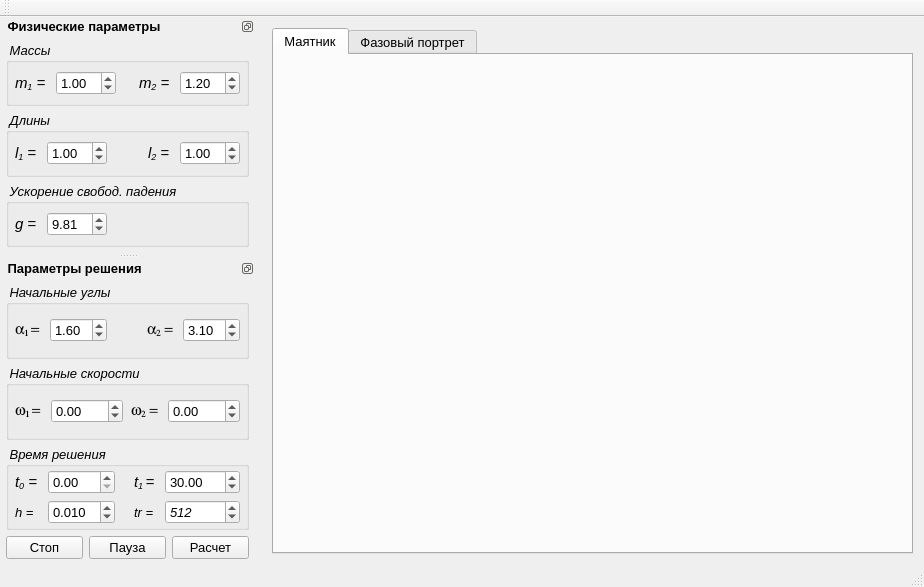
<?xml version="1.0" encoding="UTF-8"?>
<ui version="4.0">
 <class>MainWindow</class>
 <widget class="QMainWindow" name="MainWindow">
  <property name="geometry">
   <rect>
    <x>0</x>
    <y>0</y>
    <width>924</width>
    <height>587</height>
   </rect>
  </property>
  <property name="windowTitle">
   <string>DoublePendulum</string>
  </property>
  <widget class="QWidget" name="centralWidget">
   <layout class="QHBoxLayout" name="horizontalLayout_2">
    <item>
     <widget class="QTabWidget" name="tabPlotWidget">
      <property name="font">
       <font>
        <pointsize>10</pointsize>
       </font>
      </property>
      <property name="currentIndex">
       <number>0</number>
      </property>
      <widget class="QWidget" name="tabPendulum">
       <attribute name="title">
        <string>Маятник</string>
       </attribute>
       <layout class="QHBoxLayout" name="horizontalLayout_3">
        <property name="leftMargin">
         <number>0</number>
        </property>
        <property name="topMargin">
         <number>0</number>
        </property>
        <property name="rightMargin">
         <number>0</number>
        </property>
        <property name="bottomMargin">
         <number>0</number>
        </property>
        <item>
         <widget class="QCustomPlot" name="plotPendulum" native="true">
          <property name="font">
           <font>
            <pointsize>10</pointsize>
           </font>
          </property>
         </widget>
        </item>
       </layout>
      </widget>
      <widget class="QWidget" name="tabPhasePortrait">
       <attribute name="title">
        <string>Фазовый портрет</string>
       </attribute>
       <layout class="QHBoxLayout" name="horizontalLayout_4">
        <property name="leftMargin">
         <number>0</number>
        </property>
        <property name="topMargin">
         <number>0</number>
        </property>
        <property name="rightMargin">
         <number>0</number>
        </property>
        <property name="bottomMargin">
         <number>0</number>
        </property>
        <item>
         <widget class="QCustomPlot" name="plotPhasePortrait" native="true"/>
        </item>
       </layout>
      </widget>
     </widget>
    </item>
   </layout>
  </widget>
  <widget class="QMenuBar" name="menuBar">
   <property name="geometry">
    <rect>
     <x>0</x>
     <y>0</y>
     <width>924</width>
     <height>27</height>
    </rect>
   </property>
  </widget>
  <widget class="QToolBar" name="mainToolBar">
   <attribute name="toolBarArea">
    <enum>TopToolBarArea</enum>
   </attribute>
   <attribute name="toolBarBreak">
    <bool>false</bool>
   </attribute>
  </widget>
  <widget class="QStatusBar" name="statusBar"/>
  <widget class="QDockWidget" name="dockPhysicalParamsWidget">
   <property name="sizePolicy">
    <sizepolicy hsizetype="MinimumExpanding" vsizetype="Preferred">
     <horstretch>0</horstretch>
     <verstretch>0</verstretch>
    </sizepolicy>
   </property>
   <property name="minimumSize">
    <size>
     <width>254</width>
     <height>224</height>
    </size>
   </property>
   <property name="maximumSize">
    <size>
     <width>255</width>
     <height>524287</height>
    </size>
   </property>
   <property name="font">
    <font>
     <pointsize>10</pointsize>
     <weight>75</weight>
     <bold>true</bold>
    </font>
   </property>
   <property name="floating">
    <bool>false</bool>
   </property>
   <property name="features">
    <set>QDockWidget::DockWidgetFloatable|QDockWidget::DockWidgetMovable</set>
   </property>
   <property name="allowedAreas">
    <set>Qt::LeftDockWidgetArea</set>
   </property>
   <property name="windowTitle">
    <string> Физические параметры</string>
   </property>
   <attribute name="dockWidgetArea">
    <number>1</number>
   </attribute>
   <widget class="QWidget" name="PhysicalParamsContents">
    <layout class="QVBoxLayout" name="verticalLayout_2">
     <property name="leftMargin">
      <number>6</number>
     </property>
     <property name="topMargin">
      <number>6</number>
     </property>
     <property name="rightMargin">
      <number>6</number>
     </property>
     <property name="bottomMargin">
      <number>6</number>
     </property>
     <item>
      <widget class="QGroupBox" name="groupBoxMass">
       <property name="sizePolicy">
        <sizepolicy hsizetype="Preferred" vsizetype="MinimumExpanding">
         <horstretch>0</horstretch>
         <verstretch>0</verstretch>
        </sizepolicy>
       </property>
       <property name="font">
        <font>
         <pointsize>10</pointsize>
         <weight>50</weight>
         <italic>true</italic>
         <bold>false</bold>
        </font>
       </property>
       <property name="title">
        <string> Массы</string>
       </property>
       <layout class="QGridLayout" name="gridLayout_6">
        <property name="leftMargin">
         <number>6</number>
        </property>
        <property name="topMargin">
         <number>3</number>
        </property>
        <property name="rightMargin">
         <number>6</number>
        </property>
        <property name="bottomMargin">
         <number>3</number>
        </property>
        <item row="0" column="1">
         <widget class="QDoubleSpinBox" name="doubleSpinBoxMass1">
          <property name="font">
           <font>
            <italic>false</italic>
           </font>
          </property>
          <property name="toolTip">
           <string>Величина первой точечной массы</string>
          </property>
          <property name="minimum">
           <double>0.010000000000000</double>
          </property>
          <property name="stepType">
           <enum>QAbstractSpinBox::AdaptiveDecimalStepType</enum>
          </property>
          <property name="value">
           <double>1.000000000000000</double>
          </property>
         </widget>
        </item>
        <item row="0" column="0">
         <widget class="QLabel" name="labelMass1">
          <property name="font">
           <font>
            <pointsize>11</pointsize>
           </font>
          </property>
          <property name="text">
           <string>&lt;html&gt;&lt;head/&gt;&lt;body&gt;&lt;p&gt;m&lt;span style=&quot; vertical-align:sub;&quot;&gt;1&lt;/span&gt; = &lt;/p&gt;&lt;/body&gt;&lt;/html&gt;</string>
          </property>
         </widget>
        </item>
        <item row="0" column="4">
         <widget class="QDoubleSpinBox" name="doubleSpinBoxMass2">
          <property name="font">
           <font>
            <italic>false</italic>
           </font>
          </property>
          <property name="toolTip">
           <string>Величина второй точечной массы</string>
          </property>
          <property name="minimum">
           <double>0.010000000000000</double>
          </property>
          <property name="stepType">
           <enum>QAbstractSpinBox::AdaptiveDecimalStepType</enum>
          </property>
          <property name="value">
           <double>1.200000000000000</double>
          </property>
         </widget>
        </item>
        <item row="0" column="3">
         <widget class="QLabel" name="labelMass2">
          <property name="font">
           <font>
            <pointsize>11</pointsize>
           </font>
          </property>
          <property name="text">
           <string>&lt;html&gt;&lt;head/&gt;&lt;body&gt;&lt;p&gt;m&lt;span style=&quot; vertical-align:sub;&quot;&gt;2&lt;/span&gt; = &lt;/p&gt;&lt;/body&gt;&lt;/html&gt;</string>
          </property>
         </widget>
        </item>
        <item row="0" column="2">
         <spacer name="horizontalSpacerMass">
          <property name="orientation">
           <enum>Qt::Horizontal</enum>
          </property>
          <property name="sizeHint" stdset="0">
           <size>
            <width>40</width>
            <height>20</height>
           </size>
          </property>
         </spacer>
        </item>
       </layout>
      </widget>
     </item>
     <item>
      <widget class="QGroupBox" name="groupBoxLength">
       <property name="sizePolicy">
        <sizepolicy hsizetype="Preferred" vsizetype="MinimumExpanding">
         <horstretch>0</horstretch>
         <verstretch>0</verstretch>
        </sizepolicy>
       </property>
       <property name="font">
        <font>
         <pointsize>10</pointsize>
         <weight>50</weight>
         <italic>true</italic>
         <bold>false</bold>
        </font>
       </property>
       <property name="title">
        <string> Длины</string>
       </property>
       <layout class="QGridLayout" name="gridLayout_5">
        <property name="leftMargin">
         <number>6</number>
        </property>
        <property name="topMargin">
         <number>3</number>
        </property>
        <property name="rightMargin">
         <number>6</number>
        </property>
        <property name="bottomMargin">
         <number>3</number>
        </property>
        <item row="0" column="3">
         <widget class="QLabel" name="labelLength2">
          <property name="font">
           <font>
            <pointsize>11</pointsize>
           </font>
          </property>
          <property name="text">
           <string>&lt;html&gt;&lt;head/&gt;&lt;body&gt;&lt;p&gt; l&lt;span style=&quot; vertical-align:sub;&quot;&gt;2&lt;/span&gt; = &lt;/p&gt;&lt;/body&gt;&lt;/html&gt;</string>
          </property>
         </widget>
        </item>
        <item row="0" column="0">
         <widget class="QLabel" name="labelLength1">
          <property name="font">
           <font>
            <pointsize>11</pointsize>
           </font>
          </property>
          <property name="text">
           <string>&lt;html&gt;&lt;head/&gt;&lt;body&gt;&lt;p&gt;l&lt;span style=&quot; vertical-align:sub;&quot;&gt;1&lt;/span&gt; = &lt;/p&gt;&lt;/body&gt;&lt;/html&gt;</string>
          </property>
         </widget>
        </item>
        <item row="0" column="1">
         <widget class="QDoubleSpinBox" name="doubleSpinBoxLength1">
          <property name="font">
           <font>
            <italic>false</italic>
           </font>
          </property>
          <property name="toolTip">
           <string>Длина первого стержня</string>
          </property>
          <property name="minimum">
           <double>0.010000000000000</double>
          </property>
          <property name="stepType">
           <enum>QAbstractSpinBox::AdaptiveDecimalStepType</enum>
          </property>
          <property name="value">
           <double>1.000000000000000</double>
          </property>
         </widget>
        </item>
        <item row="0" column="4">
         <widget class="QDoubleSpinBox" name="doubleSpinBoxLength2">
          <property name="font">
           <font>
            <italic>false</italic>
           </font>
          </property>
          <property name="toolTip">
           <string>Длина второго стержня</string>
          </property>
          <property name="minimum">
           <double>0.010000000000000</double>
          </property>
          <property name="stepType">
           <enum>QAbstractSpinBox::AdaptiveDecimalStepType</enum>
          </property>
          <property name="value">
           <double>1.000000000000000</double>
          </property>
         </widget>
        </item>
        <item row="0" column="2">
         <spacer name="horizontalSpacerLength">
          <property name="orientation">
           <enum>Qt::Horizontal</enum>
          </property>
          <property name="sizeHint" stdset="0">
           <size>
            <width>40</width>
            <height>20</height>
           </size>
          </property>
         </spacer>
        </item>
       </layout>
      </widget>
     </item>
     <item>
      <widget class="QGroupBox" name="groupBoxGravity">
       <property name="sizePolicy">
        <sizepolicy hsizetype="Preferred" vsizetype="MinimumExpanding">
         <horstretch>0</horstretch>
         <verstretch>0</verstretch>
        </sizepolicy>
       </property>
       <property name="minimumSize">
        <size>
         <width>0</width>
         <height>0</height>
        </size>
       </property>
       <property name="font">
        <font>
         <weight>50</weight>
         <italic>true</italic>
         <bold>false</bold>
        </font>
       </property>
       <property name="title">
        <string> Ускорение свобод. падения</string>
       </property>
       <layout class="QGridLayout" name="gridLayout_7">
        <property name="leftMargin">
         <number>6</number>
        </property>
        <property name="topMargin">
         <number>3</number>
        </property>
        <property name="rightMargin">
         <number>6</number>
        </property>
        <property name="bottomMargin">
         <number>3</number>
        </property>
        <item row="0" column="0">
         <widget class="QLabel" name="labelGravity">
          <property name="font">
           <font>
            <pointsize>11</pointsize>
           </font>
          </property>
          <property name="text">
           <string>g = </string>
          </property>
         </widget>
        </item>
        <item row="0" column="1">
         <widget class="QDoubleSpinBox" name="doubleSpinBoxGravity">
          <property name="font">
           <font>
            <italic>false</italic>
           </font>
          </property>
          <property name="toolTip">
           <string>Ускорение свободного падения</string>
          </property>
          <property name="singleStep">
           <double>0.100000000000000</double>
          </property>
          <property name="stepType">
           <enum>QAbstractSpinBox::AdaptiveDecimalStepType</enum>
          </property>
          <property name="value">
           <double>9.810000000000000</double>
          </property>
         </widget>
        </item>
        <item row="0" column="2">
         <spacer name="horizontalSpacerGravity">
          <property name="orientation">
           <enum>Qt::Horizontal</enum>
          </property>
          <property name="sizeHint" stdset="0">
           <size>
            <width>40</width>
            <height>20</height>
           </size>
          </property>
         </spacer>
        </item>
       </layout>
      </widget>
     </item>
    </layout>
   </widget>
  </widget>
  <widget class="QDockWidget" name="dockSolutionParamsWidget">
   <property name="sizePolicy">
    <sizepolicy hsizetype="MinimumExpanding" vsizetype="Preferred">
     <horstretch>0</horstretch>
     <verstretch>0</verstretch>
    </sizepolicy>
   </property>
   <property name="minimumSize">
    <size>
     <width>255</width>
     <height>291</height>
    </size>
   </property>
   <property name="maximumSize">
    <size>
     <width>255</width>
     <height>524287</height>
    </size>
   </property>
   <property name="font">
    <font>
     <pointsize>10</pointsize>
     <weight>75</weight>
     <bold>true</bold>
    </font>
   </property>
   <property name="floating">
    <bool>false</bool>
   </property>
   <property name="features">
    <set>QDockWidget::DockWidgetFloatable|QDockWidget::DockWidgetMovable</set>
   </property>
   <property name="allowedAreas">
    <set>Qt::LeftDockWidgetArea</set>
   </property>
   <property name="windowTitle">
    <string> Параметры решения</string>
   </property>
   <attribute name="dockWidgetArea">
    <number>1</number>
   </attribute>
   <widget class="QWidget" name="SolutionParamsContents">
    <layout class="QVBoxLayout" name="verticalLayout_3">
     <property name="leftMargin">
      <number>6</number>
     </property>
     <property name="topMargin">
      <number>6</number>
     </property>
     <property name="rightMargin">
      <number>6</number>
     </property>
     <property name="bottomMargin">
      <number>6</number>
     </property>
     <item>
      <widget class="QGroupBox" name="groupBoxInitAngle">
       <property name="sizePolicy">
        <sizepolicy hsizetype="Preferred" vsizetype="MinimumExpanding">
         <horstretch>0</horstretch>
         <verstretch>0</verstretch>
        </sizepolicy>
       </property>
       <property name="font">
        <font>
         <weight>50</weight>
         <italic>true</italic>
         <bold>false</bold>
        </font>
       </property>
       <property name="title">
        <string> Начальные углы</string>
       </property>
       <layout class="QGridLayout" name="gridLayout_4">
        <property name="leftMargin">
         <number>6</number>
        </property>
        <property name="topMargin">
         <number>3</number>
        </property>
        <property name="rightMargin">
         <number>6</number>
        </property>
        <property name="bottomMargin">
         <number>3</number>
        </property>
        <item row="0" column="3">
         <widget class="QLabel" name="labelInitAngle2">
          <property name="font">
           <font>
            <family>Standard Symbols PS</family>
            <pointsize>11</pointsize>
            <italic>false</italic>
           </font>
          </property>
          <property name="text">
           <string>&lt;html&gt;&lt;head/&gt;&lt;body&gt;&lt;p&gt;a&lt;span style=&quot; vertical-align:sub;&quot;&gt;2&lt;/span&gt; = &lt;/p&gt;&lt;/body&gt;&lt;/html&gt;</string>
          </property>
         </widget>
        </item>
        <item row="0" column="4">
         <widget class="QDoubleSpinBox" name="doubleSpinBoxInitAngle2">
          <property name="font">
           <font>
            <italic>false</italic>
           </font>
          </property>
          <property name="toolTip">
           <string>Угол отклонения второго стержня</string>
          </property>
          <property name="minimum">
           <double>-6.280000000000000</double>
          </property>
          <property name="maximum">
           <double>6.280000000000000</double>
          </property>
          <property name="stepType">
           <enum>QAbstractSpinBox::AdaptiveDecimalStepType</enum>
          </property>
          <property name="value">
           <double>3.100000000000000</double>
          </property>
         </widget>
        </item>
        <item row="0" column="1">
         <widget class="QDoubleSpinBox" name="doubleSpinBoxInitAngle1">
          <property name="font">
           <font>
            <italic>false</italic>
           </font>
          </property>
          <property name="toolTip">
           <string>Угол отклонения первого стержня</string>
          </property>
          <property name="minimum">
           <double>-6.280000000000000</double>
          </property>
          <property name="maximum">
           <double>6.280000000000000</double>
          </property>
          <property name="stepType">
           <enum>QAbstractSpinBox::AdaptiveDecimalStepType</enum>
          </property>
          <property name="value">
           <double>1.600000000000000</double>
          </property>
         </widget>
        </item>
        <item row="0" column="0">
         <widget class="QLabel" name="labelInitAngle1">
          <property name="font">
           <font>
            <family>Standard Symbols PS</family>
            <pointsize>11</pointsize>
            <italic>false</italic>
           </font>
          </property>
          <property name="text">
           <string>&lt;html&gt;&lt;head/&gt;&lt;body&gt;&lt;p&gt;a&lt;span style=&quot; vertical-align:sub;&quot;&gt;1 &lt;/span&gt;= &lt;/p&gt;&lt;/body&gt;&lt;/html&gt;</string>
          </property>
         </widget>
        </item>
        <item row="0" column="2">
         <spacer name="horizontalSpacerInitAngle">
          <property name="orientation">
           <enum>Qt::Horizontal</enum>
          </property>
          <property name="sizeHint" stdset="0">
           <size>
            <width>40</width>
            <height>20</height>
           </size>
          </property>
         </spacer>
        </item>
       </layout>
      </widget>
     </item>
     <item>
      <widget class="QGroupBox" name="groupBoxInitVelocity">
       <property name="sizePolicy">
        <sizepolicy hsizetype="Preferred" vsizetype="MinimumExpanding">
         <horstretch>0</horstretch>
         <verstretch>0</verstretch>
        </sizepolicy>
       </property>
       <property name="font">
        <font>
         <weight>50</weight>
         <italic>true</italic>
         <bold>false</bold>
        </font>
       </property>
       <property name="title">
        <string> Начальные скорости</string>
       </property>
       <layout class="QGridLayout" name="gridLayout_2">
        <property name="leftMargin">
         <number>6</number>
        </property>
        <property name="topMargin">
         <number>3</number>
        </property>
        <property name="rightMargin">
         <number>6</number>
        </property>
        <property name="bottomMargin">
         <number>3</number>
        </property>
        <item row="0" column="0">
         <widget class="QLabel" name="labelInitVelocity1">
          <property name="font">
           <font>
            <family>Standard Symbols PS</family>
            <pointsize>11</pointsize>
            <italic>false</italic>
           </font>
          </property>
          <property name="text">
           <string>&lt;html&gt;&lt;head/&gt;&lt;body&gt;&lt;p&gt;w&lt;span style=&quot; vertical-align:sub;&quot;&gt;1 &lt;/span&gt;= &lt;/p&gt;&lt;/body&gt;&lt;/html&gt;</string>
          </property>
         </widget>
        </item>
        <item row="0" column="4">
         <widget class="QDoubleSpinBox" name="doubleSpinBoxInitVelocity2">
          <property name="font">
           <font>
            <italic>false</italic>
           </font>
          </property>
          <property name="toolTip">
           <string>Угловая скорость второго стержня</string>
          </property>
          <property name="minimum">
           <double>-100.000000000000000</double>
          </property>
          <property name="maximum">
           <double>100.000000000000000</double>
          </property>
          <property name="stepType">
           <enum>QAbstractSpinBox::AdaptiveDecimalStepType</enum>
          </property>
         </widget>
        </item>
        <item row="0" column="1">
         <widget class="QDoubleSpinBox" name="doubleSpinBoxInitVelocity1">
          <property name="font">
           <font>
            <italic>false</italic>
           </font>
          </property>
          <property name="toolTip">
           <string>Угловая скорость первого стержня</string>
          </property>
          <property name="minimum">
           <double>-100.000000000000000</double>
          </property>
          <property name="maximum">
           <double>100.000000000000000</double>
          </property>
          <property name="stepType">
           <enum>QAbstractSpinBox::AdaptiveDecimalStepType</enum>
          </property>
         </widget>
        </item>
        <item row="0" column="3">
         <widget class="QLabel" name="labeInitlVelocity2">
          <property name="font">
           <font>
            <family>Standard Symbols PS</family>
            <pointsize>11</pointsize>
            <italic>false</italic>
           </font>
          </property>
          <property name="text">
           <string>&lt;html&gt;&lt;head/&gt;&lt;body&gt;&lt;p&gt;w&lt;span style=&quot; vertical-align:sub;&quot;&gt;2&lt;/span&gt; = &lt;/p&gt;&lt;/body&gt;&lt;/html&gt;</string>
          </property>
         </widget>
        </item>
        <item row="0" column="2">
         <spacer name="horizontalSpacerInitVelocity">
          <property name="orientation">
           <enum>Qt::Horizontal</enum>
          </property>
          <property name="sizeHint" stdset="0">
           <size>
            <width>40</width>
            <height>20</height>
           </size>
          </property>
         </spacer>
        </item>
       </layout>
      </widget>
     </item>
     <item>
      <widget class="QGroupBox" name="groupBoxSolutionSettings">
       <property name="sizePolicy">
        <sizepolicy hsizetype="Preferred" vsizetype="MinimumExpanding">
         <horstretch>0</horstretch>
         <verstretch>0</verstretch>
        </sizepolicy>
       </property>
       <property name="font">
        <font>
         <weight>50</weight>
         <italic>true</italic>
         <bold>false</bold>
        </font>
       </property>
       <property name="title">
        <string> Время решения</string>
       </property>
       <layout class="QGridLayout" name="gridLayout_3">
        <property name="leftMargin">
         <number>6</number>
        </property>
        <property name="topMargin">
         <number>3</number>
        </property>
        <property name="rightMargin">
         <number>6</number>
        </property>
        <property name="bottomMargin">
         <number>3</number>
        </property>
        <item row="0" column="0">
         <widget class="QLabel" name="labelInitTime">
          <property name="font">
           <font>
            <pointsize>11</pointsize>
            <italic>true</italic>
           </font>
          </property>
          <property name="text">
           <string>&lt;html&gt;&lt;head/&gt;&lt;body&gt;&lt;p&gt;t&lt;span style=&quot; vertical-align:sub;&quot;&gt;0&lt;/span&gt; = &lt;/p&gt;&lt;/body&gt;&lt;/html&gt;</string>
          </property>
         </widget>
        </item>
        <item row="0" column="3">
         <widget class="QLabel" name="labelEndTime">
          <property name="font">
           <font>
            <pointsize>11</pointsize>
            <italic>true</italic>
           </font>
          </property>
          <property name="text">
           <string>&lt;html&gt;&lt;head/&gt;&lt;body&gt;&lt;p&gt;t&lt;span style=&quot; vertical-align:sub;&quot;&gt;1 &lt;/span&gt;= &lt;/p&gt;&lt;/body&gt;&lt;/html&gt;</string>
          </property>
         </widget>
        </item>
        <item row="0" column="4">
         <widget class="QDoubleSpinBox" name="doubleSpinBoxEndTime">
          <property name="font">
           <font>
            <italic>false</italic>
           </font>
          </property>
          <property name="toolTip">
           <string>Конечное время</string>
          </property>
          <property name="minimum">
           <double>0.010000000000000</double>
          </property>
          <property name="maximum">
           <double>1000.000000000000000</double>
          </property>
          <property name="stepType">
           <enum>QAbstractSpinBox::AdaptiveDecimalStepType</enum>
          </property>
          <property name="value">
           <double>30.000000000000000</double>
          </property>
         </widget>
        </item>
        <item row="0" column="2">
         <spacer name="horizontalSpacerSolutionSettings">
          <property name="orientation">
           <enum>Qt::Horizontal</enum>
          </property>
          <property name="sizeHint" stdset="0">
           <size>
            <width>40</width>
            <height>20</height>
           </size>
          </property>
         </spacer>
        </item>
        <item row="0" column="1">
         <widget class="QDoubleSpinBox" name="doubleSpinBoxInitTime">
          <property name="font">
           <font>
            <italic>false</italic>
           </font>
          </property>
          <property name="toolTip">
           <string>Начальное время</string>
          </property>
          <property name="stepType">
           <enum>QAbstractSpinBox::AdaptiveDecimalStepType</enum>
          </property>
         </widget>
        </item>
        <item row="1" column="0">
         <widget class="QLabel" name="labelTimeStep">
          <property name="text">
           <string>h = </string>
          </property>
         </widget>
        </item>
        <item row="1" column="1">
         <widget class="QDoubleSpinBox" name="doubleSpinBoxTimeStep">
          <property name="font">
           <font>
            <italic>false</italic>
           </font>
          </property>
          <property name="toolTip">
           <string>Временной шаг</string>
          </property>
          <property name="decimals">
           <number>3</number>
          </property>
          <property name="minimum">
           <double>0.001000000000000</double>
          </property>
          <property name="stepType">
           <enum>QAbstractSpinBox::AdaptiveDecimalStepType</enum>
          </property>
          <property name="value">
           <double>0.010000000000000</double>
          </property>
         </widget>
        </item>
        <item row="1" column="3">
         <widget class="QLabel" name="labelTraceLength">
          <property name="text">
           <string>tr = </string>
          </property>
         </widget>
        </item>
        <item row="1" column="2">
         <spacer name="horizontalSpacer">
          <property name="orientation">
           <enum>Qt::Horizontal</enum>
          </property>
          <property name="sizeHint" stdset="0">
           <size>
            <width>40</width>
            <height>20</height>
           </size>
          </property>
         </spacer>
        </item>
        <item row="1" column="4">
         <widget class="QSpinBox" name="spinBoxMaxTraceLength">
          <property name="toolTip">
           <string>Длина временного следа</string>
          </property>
          <property name="minimum">
           <number>1</number>
          </property>
          <property name="maximum">
           <number>100000</number>
          </property>
          <property name="value">
           <number>512</number>
          </property>
         </widget>
        </item>
       </layout>
      </widget>
     </item>
     <item>
      <layout class="QHBoxLayout" name="controlLayout">
       <item>
        <widget class="QPushButton" name="pushButtonStop">
         <property name="font">
          <font>
           <weight>50</weight>
           <bold>false</bold>
          </font>
         </property>
         <property name="text">
          <string>Стоп</string>
         </property>
        </widget>
       </item>
       <item>
        <widget class="QPushButton" name="pushButtonPauseOrContinue">
         <property name="font">
          <font>
           <weight>50</weight>
           <bold>false</bold>
          </font>
         </property>
         <property name="text">
          <string>Пауза</string>
         </property>
        </widget>
       </item>
       <item>
        <widget class="QPushButton" name="pushButtonCalculate">
         <property name="font">
          <font>
           <weight>50</weight>
           <bold>false</bold>
          </font>
         </property>
         <property name="text">
          <string>Расчет</string>
         </property>
        </widget>
       </item>
      </layout>
     </item>
    </layout>
   </widget>
  </widget>
 </widget>
 <layoutdefault spacing="6" margin="11"/>
 <customwidgets>
  <customwidget>
   <class>QCustomPlot</class>
   <extends>QWidget</extends>
   <header>include/QCustomPlot.h</header>
   <container>1</container>
  </customwidget>
 </customwidgets>
 <resources/>
 <connections/>
</ui>
